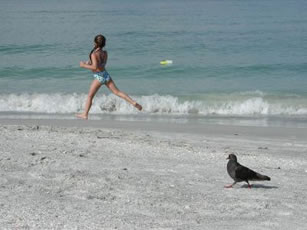
#> input picture images/Beach.jpg, 307 x 230 px
$ python -i seamcarve.py   (imports and definitions only)   (Python 2 division)   (older library calls are emulated)
#> lines starting #> are read from the running program, lines starting #| are printed output that depends on the picture
import cv2
from cv2 import cv
import numpy as np

import sys

def gaussian_blur(img):
    return cv2.GaussianBlur(img, (3, 3), 0, 0)

def x_gradient(img):
    return cv2.Sobel(img, cv2.CV_64F, 1, 0, ksize=3,
                     scale=1, delta=0, borderType=cv2.BORDER_DEFAULT)

def y_gradient(img):
    return cv2.Sobel(img, cv2.CV_64F, 0, 1, ksize=3,
                     scale=1, delta=0, borderType=cv2.BORDER_DEFAULT)

def grayscale(img):
    return cv2.cvtColor(img, cv2.COLOR_BGR2GRAY)

def energy(img):
    blurred = gaussian_blur(img)
    gray = grayscale(blurred)
    dx = x_gradient(gray)
    dy = y_gradient(gray)

    return cv2.add(np.absolute(dx), np.absolute(dy))

# [165 lines left out: functions cumulative_energies_vertical, cumulative_energies_horizontal, horizontal_seam, vertical_seam, draw_seam, remove_horizontal_seam and 4 more, not called in this run]

# [10 lines not run here, left out]

>>> import cv2
>>> picture = cv2.imread('images/Beach.jpg')
#> picture is the input picture: shape (230, 307, 3); mean B, G, R 158.1, 156.2, 145.3
>>> result = energy(picture)
#> in grayscale, `return cv2.cvtColor(img, cv2.COLOR_BGR2GRAY)`:
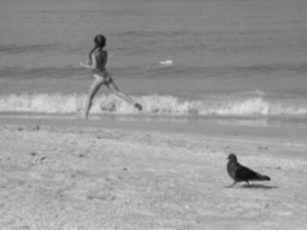
#> returned value: shape (230, 307); min 12, max 223, mean 153.1
#> in x_gradient, `return cv2.Sobel(img, cv2.CV_64F, 1, 0, ksize=3, scale=1, delta=0, bor..`:
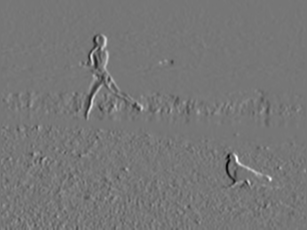
#> returned value: shape (230, 307) float64; min -405, max 463, mean -0.1; drawn with min black and max white
#> in y_gradient, `return cv2.Sobel(img, cv2.CV_64F, 0, 1, ksize=3, scale=1, delta=0, bor..`:
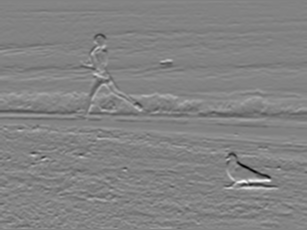
#> returned value: shape (230, 307) float64; min -482, max 460, mean 2; drawn with min black and max white
#> in energy, `return cv2.add(np.absolute(dx), np.absolute(dy))`:
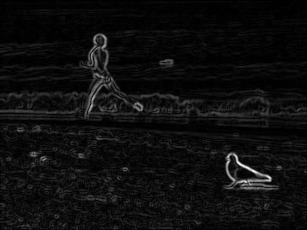
#> returned value: shape (230, 307) float64; min 0, max 696, mean 39.4; drawn with min black and max white

$ run again, on images/balloon.jpg
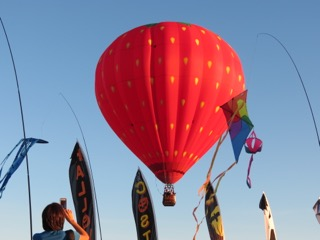
#> input picture images/balloon.jpg, 320 x 240 px
#> picture is the input picture: shape (240, 320, 3); mean B, G, R 154.2, 130.2, 144.6
#> in y_gradient, `return cv2.Sobel(img, cv2.CV_64F, 0, 1, ksize=3, scale=1, delta=0, bor..`:
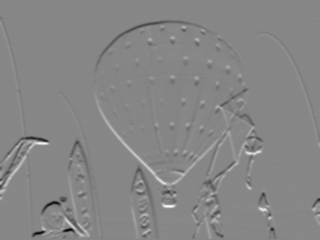
#> returned value: shape (240, 320) float64; min -567, max 511, mean 1; drawn with min black and max white
#> in energy, `return cv2.add(np.absolute(dx), np.absolute(dy))`:
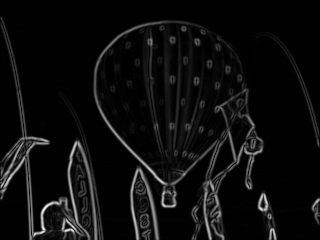
#> returned value: shape (240, 320) float64; min 0, max 806, mean 44.5; drawn with min black and max white
